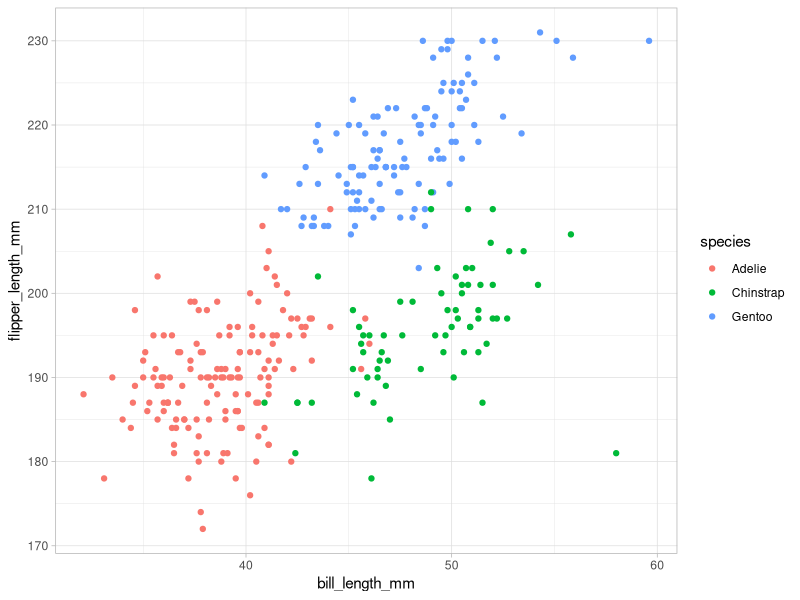
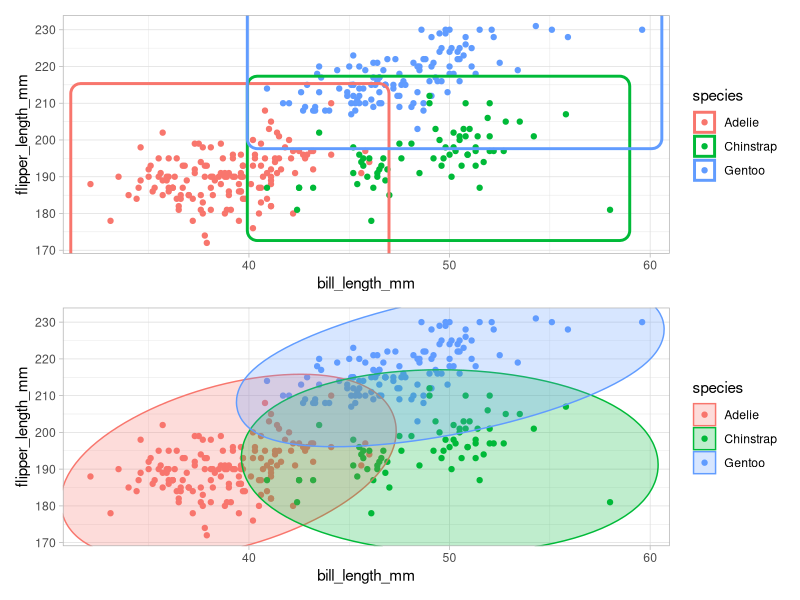

These figures' R source, in order: (Note: this script raises an error after producing the figures.)
## ---- chunk 1
library(dplyr)
library(ggplot2)
theme_set(theme_light())
dat <- palmerpenguins::penguins %>% 
  filter(!is.na(sex))
p <- dat %>% 
  ggplot(aes(bill_length_mm, flipper_length_mm, col = species)) +
  geom_point()
p
## ---- chunk 2
library(ggforce)
rect_plot <- p + 
  geom_mark_rect(size = 1)
ellipse_plot <- p + 
  geom_mark_ellipse(aes(fill = species), alpha = 0.25)

library(patchwork) # see last ggplot2-tips post
rect_plot / ellipse_plot
## ---- chunk 3
p +
  geom_mark_hull(size = 1, concavity = 3)
## ---- chunk 4
reshaped_dat <- dat %>% 
  mutate(
    mass_group = factor(
      cut_number(body_mass_g, 3),
      labels = c("high", "medium", "low")
    )
  ) %>%
  count(species, island, sex, mass_group) %>% 
  gather_set_data(x = 1:4)

reshaped_dat %>% 
  ggplot(aes(
    x = factor(x, c("sex", "species", "island", "mass_group")), 
    split = y, 
    id = id, 
    value = n
  )) +
  geom_parallel_sets(aes(fill = sex), alpha = 0.5) +
  geom_parallel_sets_axes(axis.width = 0.2) +
  geom_parallel_sets_labels(colour = 'white', size = 4) +
  labs(x = element_blank()) + 
  scale_y_continuous(breaks = NULL) +
  theme(text = element_text(size = 12)) +
  scale_fill_brewer(palette = 'Set1')
## ---- chunk 5
reshaped_dat <- dat %>% 
  mutate(
    mass_group = factor(
      cut_number(body_mass_g, 3),
      labels = c("high", "medium", "low")
    )
  ) %>%
  count(species, island, sex, mass_group) %>% 
  gather_set_data(x = 1:4)
## ---- chunk 6
reshaped_dat %>% 
  ggplot(aes(
    x = x, 
    split = y, 
    id = id, 
    value = n
  )) +
  geom_parallel_sets(aes(fill = sex), alpha = 0.5) +
  geom_parallel_sets_axes(axis.width = 0.2) +
  geom_parallel_sets_labels(colour = 'white', size = 4)
## ---- chunk 7
reshaped_dat %>% 
  ggplot(aes(
    x = factor(x, c("sex", "species", "island", "mass_group")), 
    split = y, 
    id = id, 
    value = n
  )) +
  geom_parallel_sets(aes(fill = sex), alpha = 0.5) +
  geom_parallel_sets_axes(axis.width = 0.2) +
  geom_parallel_sets_labels(colour = 'white', size = 4) +
  labs(x = element_blank()) + 
  scale_y_continuous(breaks = NULL) +
  theme(text = element_text(size = 12)) +
  scale_fill_brewer(palette = 'Set1')
## ---- chunk 8
dat %>% 
  ggplot(aes(bill_length_mm, flipper_length_mm, group = 1)) +
  geom_voronoi_tile(aes(fill = species)) +
  geom_voronoi_segment() +
  scale_fill_brewer(palette = "Set1") +
  theme_void()
## ---- chunk 9
set.seed(23479)
N <- 25
tibble(x = runif(N), y = runif(N)) %>% 
  ggplot(aes(x, y)) +
  geom_voronoi_tile(aes(fill = y)) +
  scale_fill_viridis_c(option = 'A') +
  theme_void() + 
  theme(legend.position = 'none')
## ---- chunk 10
set.seed(23479)
N <- 1000
tibble(x = runif(N), y = runif(N)) %>% 
  ggplot(aes(x, y)) +
  geom_voronoi_tile(aes(fill = y)) +
  scale_fill_viridis_c(option = 'A') +
  theme_void() + 
  theme(legend.position = 'none')
## ---- chunk 11
set.seed(23479)
N <- 1000
tibble(x = runif(N, -1, 1), y = sqrt(abs(x) + runif(N))) %>% 
  ggplot(aes(x, y)) +
  geom_voronoi_tile(aes(fill = y)) +
  scale_fill_viridis_c(option = 'E') +
  theme_void() + 
  theme(legend.position = 'none')
## ---- chunk 12
dat %>% 
  ggplot(aes(x = species, y = body_mass_g)) +
  geom_violin(fill = "grey80")
## ---- chunk 13
dat %>% 
  ggplot(aes(x = species, y = body_mass_g)) +
  geom_violin(fill = "grey80") +
  geom_boxplot(width = 0.25)
## ---- chunk 14
dat %>% 
  ggplot(aes(x = species, y = body_mass_g)) +
  geom_sina()
## ---- chunk 15
dat %>% 
  ggplot(aes(x = species, y = body_mass_g)) +
  geom_violin(fill = "grey80") +
  geom_sina()
## ---- chunk 16
hull_plot <- p +
  geom_mark_hull(size = 1, concavity = 3) 

alluvial <- reshaped_dat %>% 
  ggplot(aes(
    x = factor(x, c("sex", "species", "island", "mass_group")), 
    split = y, 
    id = id, 
    value = n
  )) +
  geom_parallel_sets(aes(fill = sex), alpha = 0.5) +
  geom_parallel_sets_axes(axis.width = 0.2) +
  geom_parallel_sets_labels(colour = 'white', size = 4) +
  labs(x = element_blank()) + 
  scale_y_continuous(breaks = NULL) +
  theme(text = element_text(size = 12)) +
  scale_fill_brewer(palette = 'Set1')

set.seed(23479)
N <- 1000
vor1 <- 
  tibble(x = runif(N), y = runif(N)) %>% 
  ggplot(aes(x, y)) +
  geom_voronoi_tile(aes(fill = y)) +
  scale_fill_viridis_c(option = 'A') +
  theme_void() + 
  theme(legend.position = 'none')

set.seed(23479)
N <- 1000
vor2 <- 
  tibble(x = runif(N, -1, 1), y = sqrt(abs(x) + runif(N))) %>% 
  ggplot(aes(x, y)) +
  geom_voronoi_tile(aes(fill = y)) +
  scale_fill_viridis_c(option = 'E') +
  theme_void() + 
  theme(legend.position = 'none')

violin_boxplot <- dat %>% 
  ggplot(aes(x = species, y = body_mass_g)) +
  geom_violin(fill = "grey80") +
  geom_boxplot(width = 0.25)

sina_violin <- dat %>% 
  ggplot(aes(x = species, y = body_mass_g)) +
  geom_violin(fill = "grey80") +
  geom_sina()

collected <- (vor1 + vor2 / (violin_boxplot + sina_violin)) + 
  (ellipse_plot / hull_plot) +
  plot_layout(widths = c(0.4, 0.4, 0.2)) 
ggsave(
  "collected_plots.png", 
  collected,
  width = 30,
  height = 30 * 9 / 16,
  units = "cm"
)
knitr::include_graphics("collected_plots.png")
